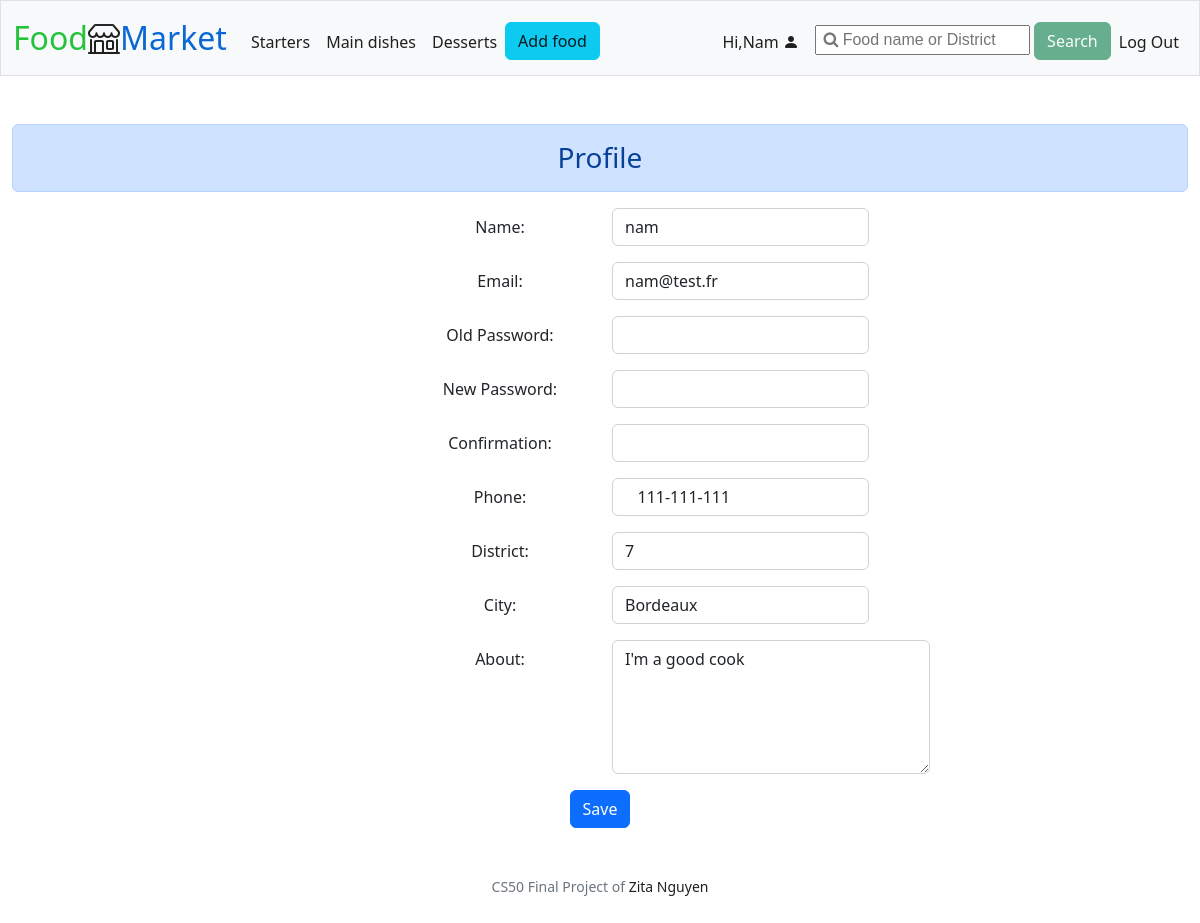
/edit_profile (signed in), run on the app's committed database.
### tables this page shows
CREATE TABLE users (
id INTEGER PRIMARY KEY AUTOINCREMENT,
username TEXT NOT NULL,
email TEXT NOT NULL UNIQUE,
hash TEXT NOT NULL,
role TEXT NOT NULL,
about TEXT);

CREATE TABLE contact (
id INTEGER PRIMARY KEY AUTOINCREMENT,
district TEXT NOT NULL,
city TEXT NOT NULL,
phone TEXT NOT NULL,
user_id INTEGER NOT NULL,
FOREIGN KEY (user_id) REFERENCES users (id)
);

### app.py (the view)
@app.route("/edit_profile", methods=["GET", "POST"])
@login_required
def edit():
    return users.edit_profile(session["user_id"], session["user_role"])

### app.py (called while the page is built)
@app.after_request
def after_request(response):
    response.headers["Cache-Control"] = "no-cache, no-store, must-revalidate"
    response.headers["Expires"] = 0
    response.headers["Pragma"] = "no-cache"
    return response

### helpers.py (called while the page is built)
def login_required(f):
    @wraps(f)
    def decorated_function(*args, **kwargs):
        if session.get("user_id") is None:
            return redirect("/login")
        return f(*args, **kwargs)
    return decorated_function

### queries.py (called while the page is built)
def query_get_seller(id):
    conn = sqlite3.connect("market.db")
    c = conn.cursor()
    c.execute("SELECT users.*, contact.district, contact.city, contact.phone FROM users INNER JOIN contact ON users.id = contact.user_id WHERE users.id = ?", (id,))
    seller = c.fetchone()
    conn.close()
    return seller

### templates/edit_profile.html (shortened to what this page needs)
{% extends "layout.html" %}
{% block main %}
<form action="/edit_profile" method="post" class="text-center">
    <div class="alert alert-primary text-center h3" role="alert">
        Profile
    </div>
    <div class="mb-3">
        <div class="form-group row justify-content-center">
            <label for="username" class="col-sm-2 col-form-label">Name:</label>
            <div class="col-sm-2">
                <input autocomplete="off" class="form-control mx-auto w-auto" id="username" name="username" type="text" value="{{ user[1] }}">
            </div>
        </div>
    </div>
    <div class="mb-3">
        <div class="form-group row justify-content-center">
            <label for="email" class="col-sm-2 col-form-label">Email:</label>
            <div class="col-sm-2">
                <input autocomplete="off" class="form-control mx-auto w-auto" id="email" name="email" type="email" value="{{ user[2] }}" readonly="readonly">
            </div>
        </div>
    </div>
    <div class="mb-3">
        <div class="form-group row justify-content-center">
            <label for="old_password" class="col-sm-2 col-form-label">Old Password:</label>
            <div class="col-sm-2">
                <input autocomplete="off" class="form-control mx-auto w-auto" id="old_password" name="old_password" type="password" value="">
            </div>
        </div>
    </div>
    <div class="mb-3">
        <div class="form-group row justify-content-center">
            <label for="new_password" class="col-sm-2 col-form-label">New Password:</label>
            <div class="col-sm-2">
                <input autocomplete="off" class="form-control mx-auto w-auto" id="new_password" name="new_password" type="password" value="">
            </div>
        </div>
    </div>
    <div class="mb-3">
        <div class="form-group row justify-content-center">
            <label for="confirmation" class="col-sm-2 col-form-label">Confirmation:</label>
            <div class="col-sm-2">
                <input autocomplete="off" class="form-control mx-auto w-auto" id="confirmation" name="confirmation" type="password" value="">
            </div>
        </div>
    </div>
    <div id="contact" class="invisible">
        <div class="mb-3">
            <div class="form-group row justify-content-center">
                <label for="phone" class="col-sm-2 col-form-label">Phone:</label>
                <div class="col-sm-2">
                    <input autocomplete="off" class="form-control mx-auto w-auto" id="phone" name="phone" type="text" value=" {{ user[8] if user[8] is not none }}">
                </div>
            </div>
        </div>
        <div class="mb-3">
            <div class="form-group row justify-content-center">
                <label for="district" class="col-sm-2 col-form-label">District:</label>
                <div class="col-sm-2">
                    <input autocomplete="off" class="form-control mx-auto w-auto" id="district" name="district" type="text" value="{{ user[6] if user[6] is not none }}">
                </div>
            </div>
        </div>
        <div class="mb-3">
            <div class="form-group row justify-content-center">
                <label for="city" class="col-sm-2 col-form-label">City:</label>
                <div class="col-sm-2">
                    <input autocomplete="off" class="form-control mx-auto w-auto" id="city" name="city" type="text" value="{{ user[7] if user[7] is not none }}">
                </div>
            </div>
        </div>
        <div class="mb-3">
            <div class="form-group row justify-content-center">
                <label for="about" class="col-sm-2 col-form-label">About:</label>
                <div class="col-sm-2">
                    <textarea class="form-control mx-auto w-auto" name="about" cols="30" rows="5">{{ user[5] if user[5] is not none }}</textarea>
                </div>
            </div>
        </div>
    </div>
    <button class="btn btn-primary" type="submit">Save</button>
</form>
{% endblock %}

### templates/layout.html (shortened to what this page needs)
<!DOCTYPE html>
<html lang="en">
    <head>
        <link href="https://cdn.jsdelivr.net/npm/bootstrap@5.2.0-beta1/dist/css/bootstrap.min.css" rel="stylesheet">
        <link rel="stylesheet" href="https://cdn.jsdelivr.net/npm/bootstrap-icons@1.8.3/font/bootstrap-icons.css">
        <link href="https://cdnjs.cloudflare.com/ajax/libs/font-awesome/4.7.0/css/font-awesome.min.css" rel="stylesheet"/>
        <link href="/static/styles.css" rel="stylesheet">
    </head>
    <body>
        <nav class="bg-light border navbar navbar-expand-md navbar-light">
            <div class="container-fluid">
                <a class="navbar-brand" href="/"><span class="green">Food</span><i class="bi bi-shop"></i><span class="blue">Market</span></a>
                <div class="collapse navbar-collapse" id="navbar">
                    {% if session["user_id"] %}
                        <ul class="navbar-nav me-auto mt-2">
                            <li class="nav-item"><a class="nav-link" href="/starters">Starters</a></li>
                            <li class="nav-item"><a class="nav-link" href="/main_dishes">Main dishes</a></li>
                            <li class="nav-item"><a class="nav-link" href="/desserts">Desserts</a></li>
                            {% if session["user_role"] == "seller" %}
                            <li class="nav-item"><a class="btn btn-info" role="button" href="/add">Add food</a></li>
                            {% endif %}
                        </ul>
                        <ul class="navbar-nav ms-auto mt-2">
                            <li class="nav-item">
                                {% if session["user_role"] == "seller" %}
                                    <a class="nav-link" href="/seller_profile">
                                        Hi,{{ session["user_name"].capitalize() }}
                                        <i class="bi bi-person-fill"></i>
                                    </a>
                                {% else %}
                                    <a class="nav-link" href="/profile">
                                        Hi,{{ session["user_name"].capitalize() }}
                                        <i class="bi bi-person-fill"></i>
                                    </a>
                                {% endif %}
                            </li>
                            <form action="/search" method="post" class="ms-2">
                                <input id="q" name="q" type="search" placeholder=" &#xF002; Food name or District" style="font-family:Arial, FontAwesome">
                                <button id="search_button" class="btn btn-success" type="submit" disabled>Search</i></button>
                            </form>
                            <li class="nav-item"><a class="nav-link" href="/logout">Log Out</a></li>
                        </ul>
                    {% else %}
                        <ul class="navbar-nav ms-auto mt-2">
                            <li class="nav-item"><a class="nav-link" href="/register">Register</a></li>
                            <li class="nav-item"><a class="nav-link" href="/login">Log In</a></li>
                        </ul>
                    {% endif %}
                </div>
            </div>
        </nav>
        <main class="container-fluid py-5">
            {% block main %}{% endblock %}
        </main>
        <footer class="mb-5 small text-center text-muted">
            CS50 Final Project of <a href="https://github.com/ZitaNguyen">Zita Nguyen</a>
        </footer>
    </body>
</html>

### static/styles.css (style rules this page uses)
a:link, a:visited { text-decoration: none; color: rgba(7, 7, 7, 0.9); }
nav .navbar-brand { font-size: xx-large; }
nav .navbar-brand .green { color: #23c33b; }
nav .navbar-brand .blue { color: #0a68d4; }
ul { list-style: none; }

### data on the page
users: user_name "Nam", username "nam", email "nam@test.fr", about "I'm a good cook"
contact: phone "111-111-111", district "7", city "Bordeaux"
